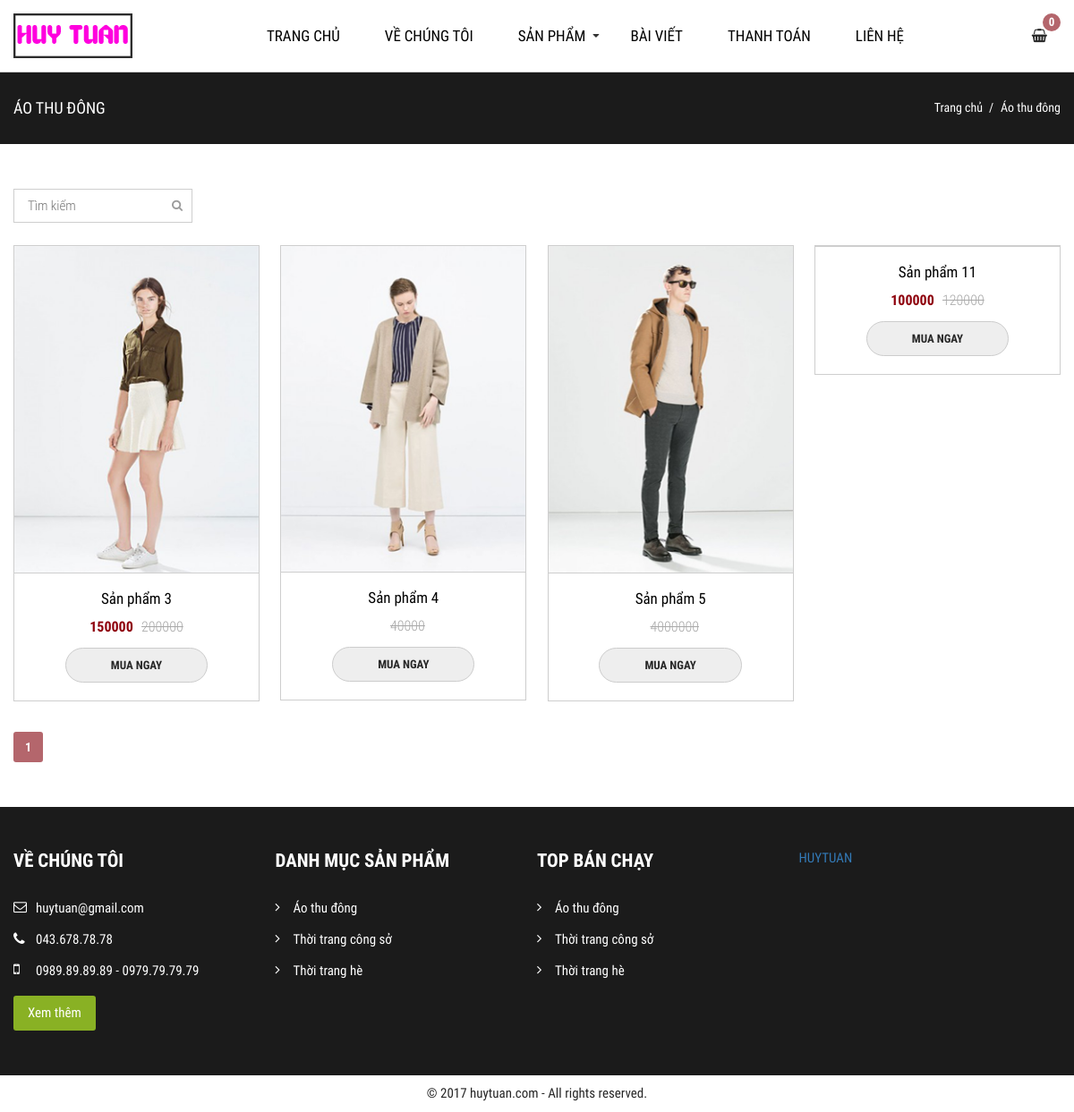
/?page=category_product&id=7, run on an earlier commit of the app's database.
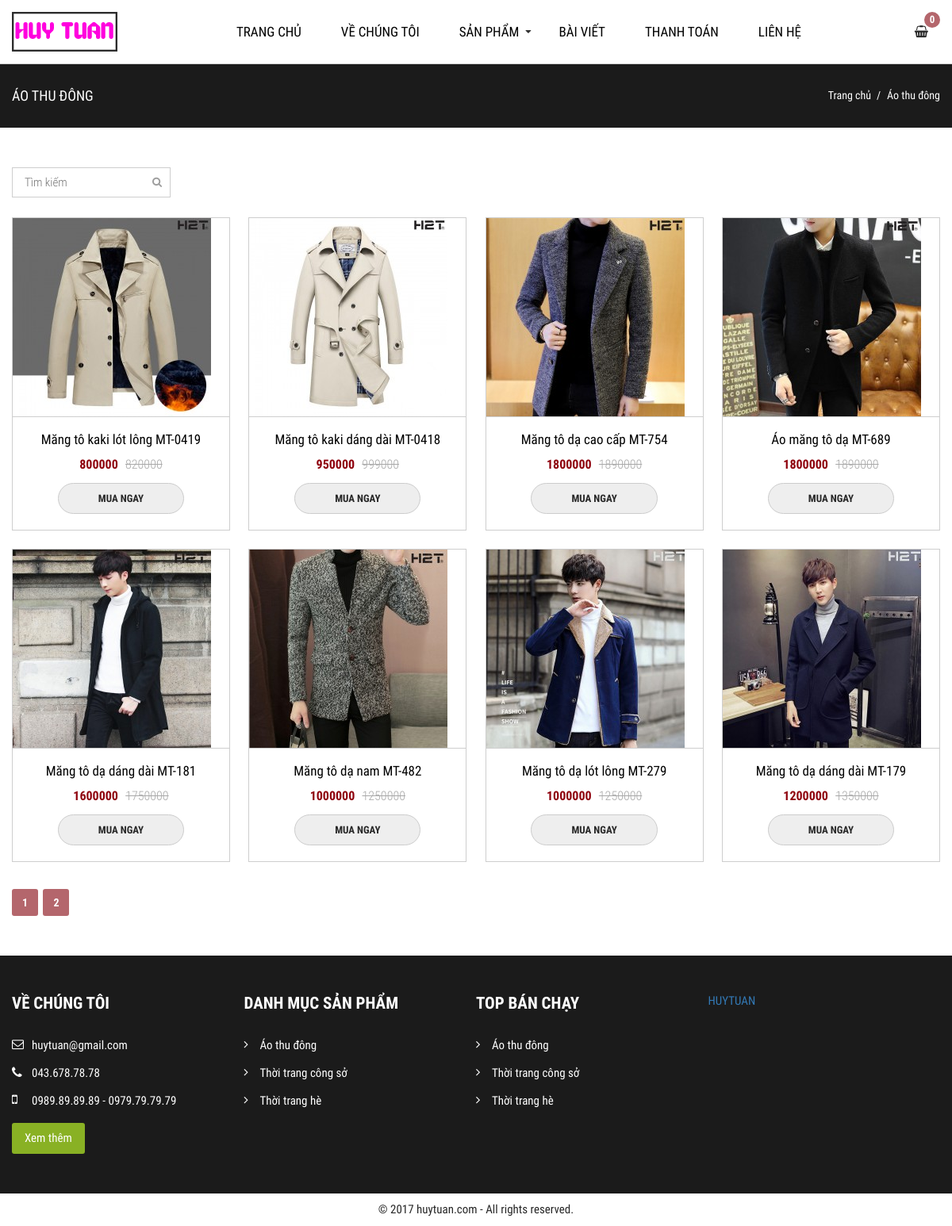
And on a later commit of the database.
### tables this page shows
CREATE TABLE `tbl_category` (
  `id` int(11) NOT NULL,
  `title` varchar(100) NOT NULL,
  `content` text NOT NULL
);

CREATE TABLE `tbl_product` (
  `id` int(11) NOT NULL,
  `name` varchar(100) NOT NULL,
  `masp` varchar(50) NOT NULL,
  `price` float NOT NULL,
  `image` varchar(100) NOT NULL,
  `category` varchar(100) NOT NULL,
  `chitiet` text NOT NULL,
  `sale` float DEFAULT NULL,
  `mota` varchar(500) DEFAULT NULL
);

### pages/category_product.php (the view, shortened to what this page needs)
<div id="main-content-wp" class="category-product-page">
    <div class="section" id="breadcrumb-wp">
        <div class="wp-inner">
            <div class="section-detail clearfix">
                        <?php
                          $id = $_GET['id'];
                          include("config/dbconfig.php");
                          $sql = "SELECT * from tbl_category where id like '%$id%'";
                          $run = mysqli_query($conn, $sql);
                          while ($row = mysqli_fetch_array($run)) {
                        ;?>
                <h3 class="title fl-left"><?php echo $row['title']?></h3>
            <?php } ?>
                <ul class="list-breadcrumb fl-right">
                    <li>
                        <a href="?page=home" title="">Trang chủ</a>
                    </li>
                        <?php
                          $id = $_GET['id'];
                          include("config/dbconfig.php");
                          $sql = "SELECT * from tbl_category where id like '%$id%'";
                          $run = mysqli_query($conn, $sql);
                          while ($row = mysqli_fetch_array($run)) {
                        ;?>
                    <li>
                        <a title=""><?php echo $row['title']?></a>
                    </li><?php } ?>
                </ul>
            </div>
        </div>
    </div>
    <div class="section" id="filter-wp">
        <div class="wp-inner">
            <div class="section-detail">
                <ul class="list-item clearfix">
                    <li>
                        <form method="POST" action="" id="form-s-product">
                            <input type="text" name="s-product" id="s-product" placeholder="Tìm kiếm">
                            <button type="submit" name="btn-s-product" id="btn-s-product"><i class="fa fa-search" aria-hidden="true"></i></button>
                        </form>
                    </li>
                </ul>
            </div>
        </div>
    </div>
    <?php
            if(isset($_GET['trang'])){
                $get_trang = $_GET['trang'];
            }
            else{
                $get_trang = '';
            }
            if ($get_trang == '' || $get_trang == 1){
                $trang = 0;
            }
            else
            {
                $trang = ($get_trang*8)-8;
            }
            ?>
    <div class="section" id="list-product-wp">
        <div class="wp-inner">
            <div class="section-detail">
                <ul class="list-item clearfix">
                    <?php
                      $id = $_GET['id'];
                      include("config/dbconfig.php");
                    if (isset($_POST['s-product'])) {
                            if ($_POST['s-product'] != '') {
                            $s = $_POST['s-product'];
                            $sql = "select * from tbl_product where id LIKE '%$s%' or name LIKE '%$s%' order by id asc limit $trang,8";
                        }
                    }else{
                        $sql = "SELECT * from tbl_product where category like '%$id%'  limit $trang,8";
                    }
                      $run = mysqli_query($conn, $sql);
                      while ($row = mysqli_fetch_array($run)) {
                    ;?>
                    <li>
                        <a href="?page=detail_product&id=<?php echo $row['id'];?>" title="" class="thumb">
                            <img src="index.php/../images/product/<?php echo $row['image']?>" alt="">
                        </a>
                        <div class="info">
                            <a href="" title="" class="name-product"><?php echo $row['name']?></a>
                            <div class="price-wp">
                                <span class="new"><?php echo $row['sale']?></span>
                                <span class="old"><?php echo $row['price']?></span>
                            </div>
                            <a href="?page=add_cart&id=<?php echo $row['id'] ?>" title="" class="buy-now">Mua ngay</a>
                        </div>
                    </li>
                <?php } ?>
                </ul>
            </div>
        </div>
    </div>
    <div class="section" id="pagination-wp">
        <div class="wp-inner">
            <div class="pagination">
            <?php
            $sql_trang = "select * from tbl_product where category = $id";
            $run_trang = mysqli_query($conn,$sql_trang);
            $sosanpham = mysqli_num_rows($run_trang);
            $sotrang = ceil($sosanpham/8);
            if ($sotrang == 0){
                echo 'Không có sản phẩm nào!';
            }
            else{
            for($b=1;$b<=$sotrang;$b++){
                echo '<a href="?page=category_product&id='.$id = $_GET['id'].'&trang='.$b.'" style="text-decoration:none">'.''.$b.''.'</a>&ensp;';
            }}
            ?>
            </div>
        </div>
    </div>
</div>

### index.php
<?php
$page = isset($_GET['page']) ? $_GET['page'] : 'home';
$path = "./pages/{$page}.php";
if (file_exists($path)) {
	if($page == 'login'){
    	require "{$path}";
	}else{
		require './inc/header.php';
		require "{$path}";
		require './inc/footer.php';
	}
} else {
    require "./pages/404.php";
}
?>

### inc/header.php (shortened to what this page needs)
<!DOCTYPE html>
<html>
    <head>
        <link href="public/css/bootstrap/bootstrap-theme.min.css" rel="stylesheet" type="text/css"/>
        <link href="public/css/bootstrap/bootstrap.min.css" rel="stylesheet" type="text/css"/>
        <link href="public/css/carousel/owl.carousel.css" rel="stylesheet" type="text/css"/>
        <link href="public/css/carousel/owl.theme.css" rel="stylesheet" type="text/css"/>
        <link href="public/css/font-awesome/css/font-awesome.min.css" rel="stylesheet" type="text/css"/>
        <link href="public/reset.css" rel="stylesheet" type="text/css"/>
        <link href="public/style.css" rel="stylesheet" type="text/css"/>
        <link href="public/responsive.css" rel="stylesheet" type="text/css"/>
    </head>
    <body>
        <div id="site">
            <div id="container">
                <div id="header-wp">
                    <div class="wp-inner clearfix">
                        <a href="?page=home" title="" id="logo" class="fl-left">
                            <img src="public/images/logo1.png" alt="">
                        </a>
                        <ul id="main-menu" class="fl-left">
                            <li>
                                <a href="?page=home" title="">Trang chủ</a>
                            </li>
                            <li>
                                <a href="?page=detail_news&id=3" title="">Về chúng tôi</a>
                            </li>
                            <li>
                                <a style="cursor: pointer;" title="">Sản phẩm</a>
                            </li>
                            <li>
                                <a href="?page=category_news" title="">Bài viết</a>
                            </li>
                            <li>
                                <a href="?page=detail_news&id=4" title="">Thanh toán</a>
                            </li>
                            <li>
                                <a href="?page=detail_news" title="">Liên hệ</a>
                            </li>
                        </ul>
                        <div id="action-wp" class="fl-right">
                            <div id="cart-wp" class="fl-right">
                                <a href="?page=cart" title="" id="btn-cart">
                                    <i class="fa fa-shopping-basket"></i>
                                    <span id="num"><?php
                                    $tonghang=0;
                                    if (isset($_SESSION['cart'])) {
                                        foreach ($_SESSION['cart'] as $idproduct=>$soluong) {
                                            $tonghang += $soluong;
                                        }
                                        echo $tonghang;
                                    }else {
                                        echo $tonghang;
                                    } ?></span>
                                </a>
                            </div>
                        </div>
                    </div>
                </div>

### inc/footer.php (shortened to what this page needs)
<div id="footer-wp">
    <div id="foot-body">
        <div class="wp-inner clearfix">
            <div class="block" id="about-us">
                <h3 class="title">Về chúng tôi</h3>
                <div class="detail">
                    <ul class="list-item">
                        <li>
                            <a href="mailto:vietsoz@gmail.com">huytuan@gmail.com</a>
                        </li>
                        <li>
                            <p class="tel">043.678.78.78</p>
                        </li>
                        <li>
                            <p class="phone">0989.89.89.89 - 0979.79.79.79</p>
                        </li>
                    </ul>
                    <a href="" title="" id="read-more">Xem thêm</a>
                </div>
            </div>
            <div class="block" id="category-product">
                <h3 class="title">Danh mục sản phẩm</h3>
                <div class="detail">
                    <ul class="list-item">
                        <?php
                                  include("config/dbconfig.php");
                                  $sql = "SELECT * from tbl_category";
                                  $run = mysqli_query($conn, $sql);
                                  while ($row = mysqli_fetch_array($run)) {
                                ;?>
                        <li>
                            <a href="?page=category_product&id=<?php echo $row['id']?>" title=""><?php echo $row['title']?></a>
                        </li>
                    <?php } ?>
                    </ul>
                </div>
            </div>
            <div class="block" id="top-selling">
                <h3 class="title">Top bán chạy</h3>
                <div class="detail">
                    <ul class="list-item">
                         <?php
                                  include("config/dbconfig.php");
                                  $sql = "SELECT * from tbl_category";
                                  $run = mysqli_query($conn, $sql);
                                  while ($row = mysqli_fetch_array($run)) {
                                ;?>
                        <li>
                            <a href="?page=category_product&id=<?php echo $row['id']?>" title=""><?php echo $row['title']?></a>
                        </li>
                    <?php } ?>
                    </ul>
                </div>
            </div>
            <div class="block" id="fanpage">
                <div class="detail">
                    <div class="fb-page" data-href="" data-width="300" data-small-header="false" data-adapt-container-width="true" data-hide-cover="false" data-show-facepile="true"><blockquote cite="" class="fb-xfbml-parse-ignore"><a href="">HUYTUAN</a></blockquote></div>
                </div>
            </div>
        </div>
    </div>
    <div id="foot-bottom">
        <div class="wp-inner">
            <p id="copyright">© 2017 huytuan.com - All rights reserved.</p>
        </div>
    </div>
</div>
</div>
</div>
</body>
</html>

### public/css/import/global.css (style rules this page uses)
body { font-family: "Roboto Condensed Regular"; font-size: 14px; color: #272727; }
.fl-left { float: left; }
.fl-right { float: right; }
img { max-width: 100%; height: auto; display: block; }
.wp-inner { width: 1170px; margin: 0 auto; }
a { text-decoration: none!important; }

### public/css/import/home.css (style rules this page uses)
#promotion-wp, #intro-wp, #list-product-wp, #list-banner-wp, #feedback-wp, #blog-wp, #product-discount-wp { margin-top: 50px; }
#list-product-wp .list-item li { float: left; width: 23.5%; margin: 0% 2% 2% 0%; border: 1px solid #cecece; }
#product-discount-wp .list-item .owl-item li, #list-product-wp .list-item li { border: 1px solid #cecece; position: relative; }
#product-discount-wp .list-item .owl-item li .thumb, #list-product-wp .list-item li .thumb { position: relative; display: block; overflow: hidden; }
#product-discount-wp .list-item .owl-item li .thumb:before, #list-product-wp .list-item li .thumb:before { position: absolute; content: ''; border-top: 1px solid #C0AB90; border-bottom: 1px solid #C0AB90; top: 15px; left: 15px; right: 15px; bottom: 15px; transform: scale(0,1); -moz-transform: scale(0,1); -webkit-transform: scale(0,1); -o-transform: scale(0,1); -ms-transform: scale(0,1); transition: all .4s ease-in-out; -moz-transition: all .4s ease-in-out; -webkit-transition: all .4s ease-in-out; -o-transition: all .4s ease-in-out; z-index: 2; }
#product-discount-wp .list-item .owl-item li .thumb:after, #list-product-wp .list-item li .thumb:after { position: absolute; content: ''; border-left: 1px solid #C0AB90; border-right: 1px solid #C0AB90; top: 15px; left: 15px; right: 15px; bottom: 15px; transform: scale(1,0); -moz-transform: scale(1,0); -webkit-transform: scale(1,0); -o-transform: scale(1,0); -ms-transform: scale(1,0); transition: all .4s ease-in-out; -moz-transition: all .4s ease-in-out; -webkit-transition: all .4s ease-in-out; -o-transition: all .4s ease-in-out; z-index: 2; }
#product-discount-wp .info, #list-product-wp .info { text-align: center; padding: 20px 0px; border-top: 1px solid #cecece; }
.name-product { display: block; font-size: 17px; color: #000!important; margin-bottom: 15px; }
.price-wp { text-align: center; }
.price-wp span { display: inline-block; padding: 0px 3px; }
.price-wp .new { color: #8e000c; font-family: 'Roboto Condensed Bold'; font-size: 16px; font-weight: normal; }
.price-wp .old { font-size: 16px; color: #a9a9a9; text-decoration: line-through; font-family: 'Roboto Condensed Light'; }
.buy-now { display: inline-block; color: #272727!important; background: #eeeeee; padding: 12px 50px; text-transform: uppercase; font-family: 'Roboto Condensed Bold'; border-radius: 50px; margin-top: 15px; font-size: 13px; border: 1px solid #ccc; }
#list-product-wp .list-item li:nth-child(4n) { margin-right: 0!important; }

### public/css/import/header.css (style rules this page uses)
#header-wp { background: url('../../images/img-line.png') no-repeat 0px 0px; border-bottom: 1px solid #cecece; }
#header-wp.active { position: fixed; top: 0; left: 0; width: 100%; height: auto; z-index: 1050; background: #fff; }
#logo { display: block; padding: 15px 0px; }
#main-content-wp { margin-top: 80px; }
#main-menu { padding-left: 125px; }
#main-menu li { float: left; }
#main-menu li a { display: block; font-size: 17px; line-height: 20px; text-transform: uppercase; font-weight: normal; padding: 30px 25px; color: #000; }
#action-wp #cart-wp #btn-cart { position: relative; display: block; padding: 30px 15px; color: #272727; font-size: 15px; line-height: 20px; }
#action-wp #cart-wp #btn-cart #num { position: absolute; top: 15px; right: 0px; font-size: 13px; width: 20px; height: 20px; line-height: 20px; text-align: center; font-weight: normal; border-radius: 50%; background: #b4666c; color: #fff; font-family: 'Roboto Condensed Bold'; }
#main-menu > li { position: relative; }

What changed in the data, as far as the page shows it:
removed tbl_product: image (picture), name "Sản phẩm 3", sale "150000", price "200000"
removed tbl_product: image (picture), name "Sản phẩm 4", price "40000"
removed tbl_product: image (picture), name "Sản phẩm 5", price "4000000"
removed tbl_product: name "Sản phẩm 11", sale "100000", price "120000"
added tbl_product: image (picture), name "Măng tô kaki lót lông MT-0419", sale "800000", price "820000"
added tbl_product: image (picture), name "Măng tô kaki dáng dài MT-0418", sale "950000", price "999000"
added tbl_product: image (picture), name "Măng tô dạ cao cấp MT-754", sale "1800000", price "1890000"
added tbl_product: image (picture), name "Áo măng tô dạ MT-689", sale "1800000", price "1890000"
added tbl_product: image (picture), name "Măng tô dạ dáng dài MT-181", sale "1600000", price "1750000"
added tbl_product: image (picture), name "Măng tô dạ nam MT-482", sale "1000000", price "1250000"
added tbl_product: image (picture), name "Măng tô dạ lót lông MT-279", sale "1000000", price "1250000"
added tbl_product: image (picture), name "Măng tô dạ dáng dài MT-179", sale "1200000", price "1350000"
Also different on the page:
new list line: "2"
